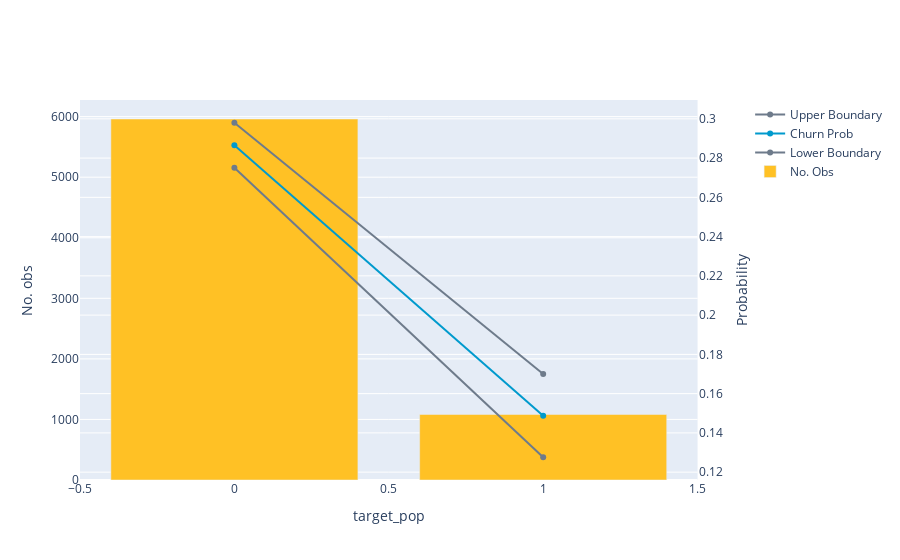

The code cell stored with this chart in its notebook:
### Markdown cell above
From the above image, we can conclude that customers falling in the following category will tend to churn less than others:

1. Dependents: Yes
2. Gender: Male

Let's visualize our results

### Code cell
df['target_pop']= ((df['Dependents']=="Yes") & (df['gender']=="Male"))*1
df_z_test = compare_churn_prob(df, 'target_pop')
display(df_z_test)

### Figure 1 — Plotly figure (JSON) as saved in the notebook; plotly's stock layout.template omitted (floating-point values rounded to 4 significant figures)
{"data": [{"marker": {"color": "#6E7B8B"}, "name": "Upper Boundary", "type": "scatter", "x": [0, 1], "xaxis": "x", "y": [0.298, 0.17], "yaxis": "y2"}, {"marker": {"color": "#009ACD"}, "name": "Churn Prob", "type": "scatter", "x": [0, 1], "xaxis": "x", "y": [0.2865, 0.1488], "yaxis": "y2"}, {"marker": {"color": "#6E7B8B"}, "name": "Lower Boundary", "type": "scatter", "x": [0, 1], "xaxis": "x", "y": [0.2751, 0.1276], "yaxis": "y2"}, {"marker": {"color": "#FFC125"}, "name": "No. Obs", "type": "bar", "x": [0, 1], "xaxis": "x", "y": [5961, 1082], "yaxis": "y"}], "layout": {"xaxis": {"anchor": "y", "domain": [0, 0.94], "title": {"text": "target_pop"}}, "yaxis": {"anchor": "x", "domain": [0, 1], "title": {"text": "No. obs"}}, "yaxis2": {"anchor": "x", "overlaying": "y", "side": "right", "title": {"text": "Probability"}}}}
